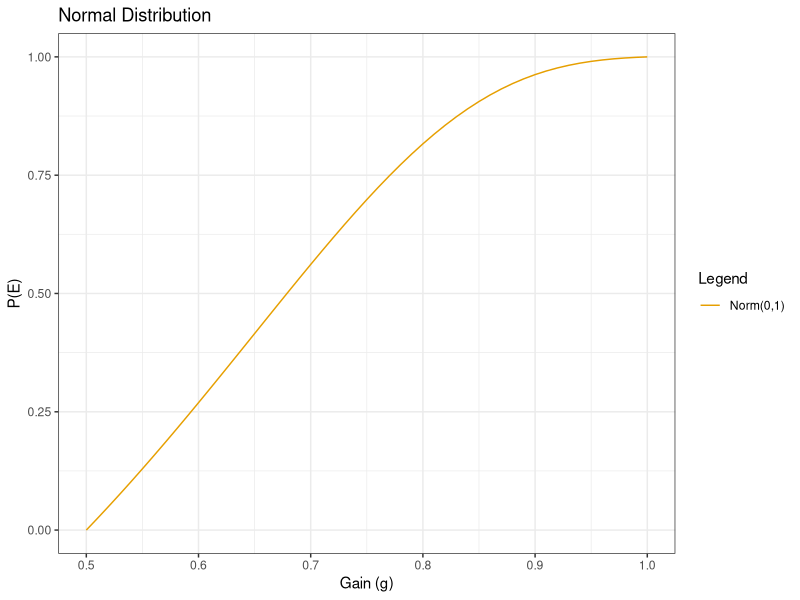
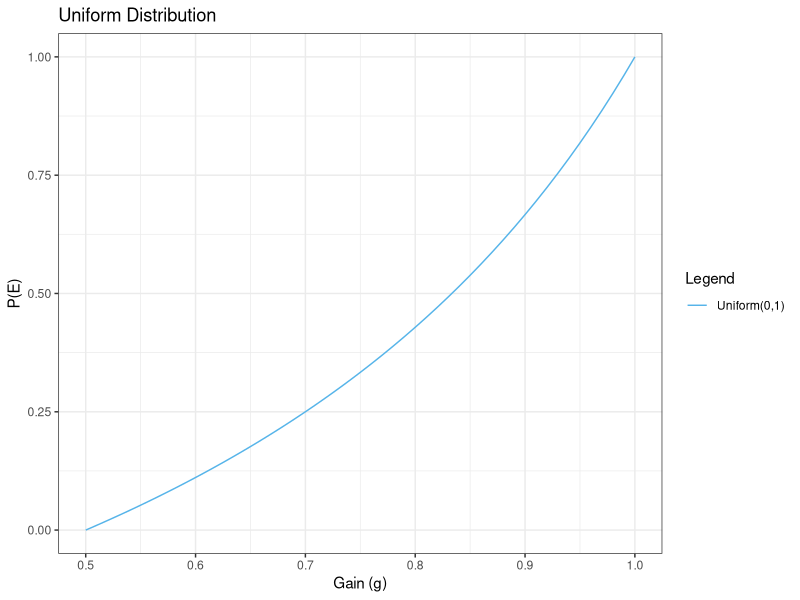
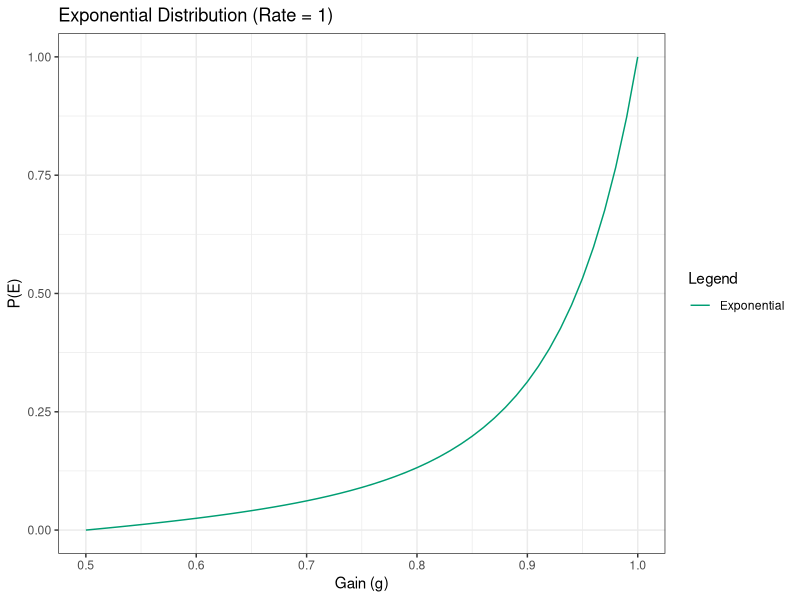
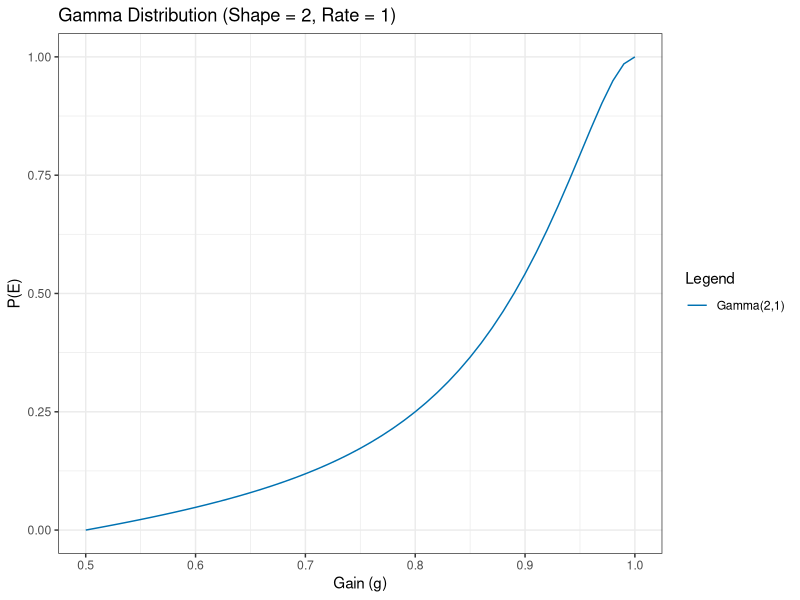
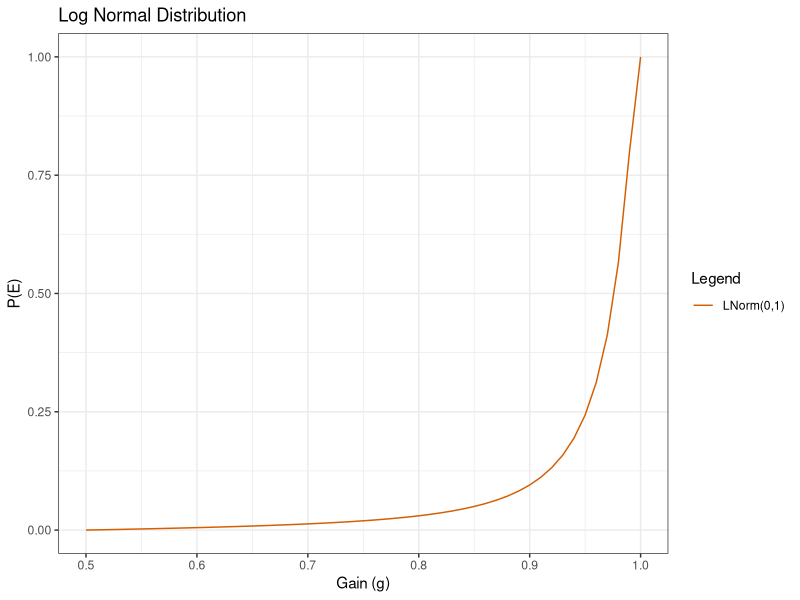
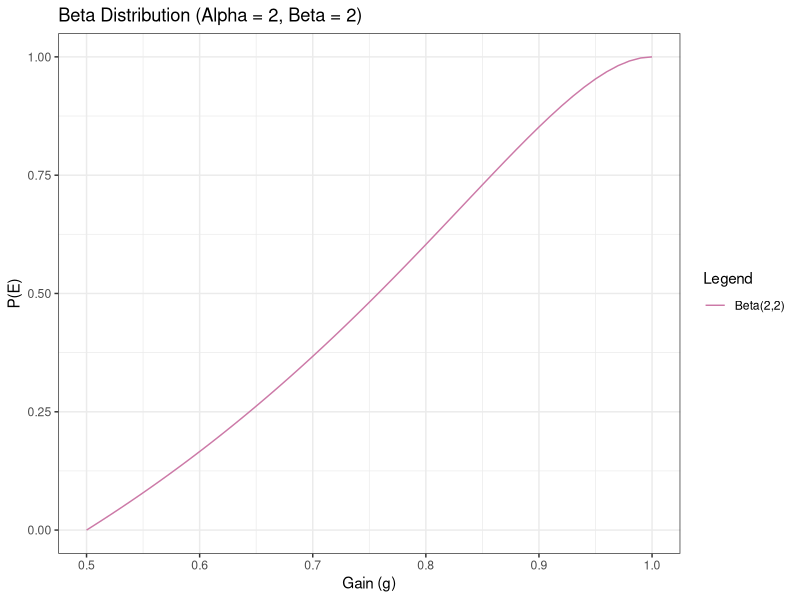
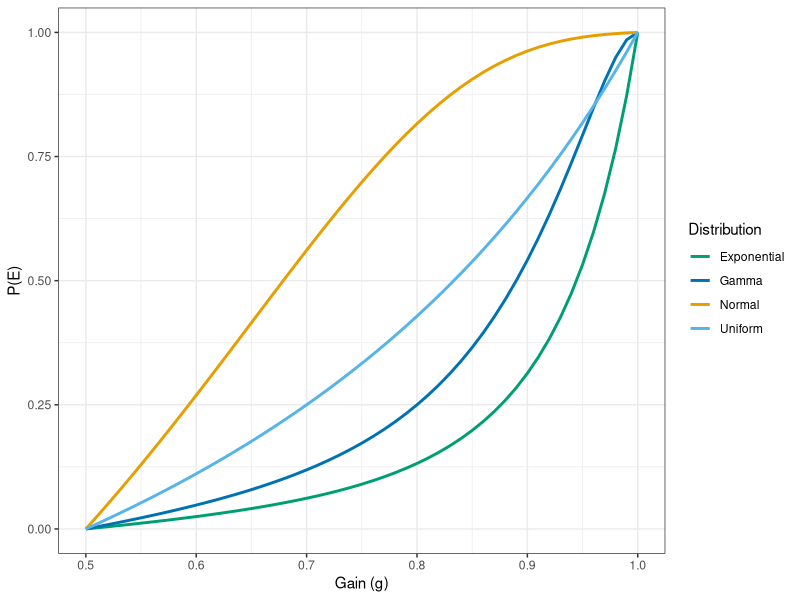

The R source for these figures, in order:
## ---- chunk 1
library(dplyr)
library(ggplot2)
library(patchwork)
## ---- chunk 2
gain_3points_norm <- function(g){
min <- qnorm(0.001)
max <- qnorm(0.999)
left_ep = 1/(3-2*g)*(min+2*max-2*g*max)
right_ep = 1/(3-2*g)*(2*min-2*g*min+max)
term1 = pnorm(left_ep)-pnorm(min)
term2 = pnorm(max)-pnorm(right_ep)
num = term1 + term2
denom = pnorm(max)-pnorm(min)
prob_int = 1 - (num/denom)
return(prob_int)
}
## ---- chunk 3
  df <- data.frame(
  x <- seq(0.5, 1, 0.01),
  y1 <- gain_3points_norm(x)
  )
  colors <- c("Norm(0,1)" = "#E69F00")
  ggplot(df, aes(x)) +
  geom_line(aes(y=y1, color = "Norm(0,1)")) +
  labs(x = "Gain (g)",
  y = "P(E)",
  colour = "Legend",
  title = "Normal Distribution") +
  scale_color_manual(values = colors) +
  theme_bw()
## ---- chunk 4
gain_3points_unif <- function(min, max, g){
prob = 1-((4-4*g)/(3-2*g))
return(prob)
}
## ---- chunk 5
df <- data.frame(
x <- seq(0.5, 1, 0.01),
y1 <- gain_3points_unif(0,1,x)
)
colors <- c("Uniform(0,1)" = "#56B4E9")
ggplot(df, aes(x)) +
geom_line(aes(y=y1, color = "Uniform(0,1)")) +
labs(x = "Gain (g)",
y = "P(E)",
colour = "Legend",
title = "Uniform Distribution") +
scale_color_manual(values = colors) +
theme_bw()
## ---- chunk 6
gain_3points_exp <- function(rate, g){
  
  min <- 0
  max <- qexp(0.999, rate) 

  left_ep  <- 1/(3-2*g) * (min + 2*max - 2*g*max)
  right_ep <- 1/(3-2*g) * (2*min - 2*g*min + max)

  term1 <- pexp(left_ep, rate) - pexp(min, rate)
  term2 <- pexp(max, rate) - pexp(right_ep, rate)

  num   <- term1 + term2
  denom <- pexp(max, rate) - pexp(min, rate)

  prob_int <- 1 - (num/denom)
  return(prob_int)
}
## ---- chunk 7
x <- seq(0.5, 1, 0.01)
df <- data.frame(
  x  = x,
  y1 = gain_3points_exp(rate = 1, g = x)   
)


colors <- c("Exponential" = "#009E73")

ggplot(df, aes(x)) +
  geom_line(aes(y = y1, color = "Exponential")) +
  labs(x = "Gain (g)",
       y = "P(E)",
       colour = "Legend",
       title = "Exponential Distribution (Rate = 1)") +
  scale_color_manual(values = colors) +
  theme_bw()

## ---- chunk 8
gain_3points_gamma <- function(shape, rate, g){
  min <- 0
  max <- qgamma(0.999, shape=shape, rate=rate)
  

  left_ep  <- 1/(3 - 2*g) * (min + 2*max - 2*g*max)
  right_ep <- 1/(3 - 2*g) * (2*min - 2*g*min + max)
  

  term1 <- pgamma(left_ep, shape=shape, rate=rate) - pgamma(min, shape=shape, rate=rate)
  term2 <- pgamma(max, shape=shape, rate=rate) - pgamma(right_ep, shape=shape, rate=rate)
  
  num   <- term1 + term2
  denom <- pgamma(max, shape=shape, rate=rate) - pgamma(min, shape=shape, rate=rate)
  
  prob_int <- 1 - (num/denom)
  return(prob_int)
}
## ---- chunk 9

x <- seq(0.5, 1, 0.01)
df <- data.frame(
  x  = x,
  y1 = gain_3points_gamma(shape = 2, rate = 1, g = x)
)

colors <- c("Gamma(2,1)" = "#0072b2")

ggplot(df, aes(x)) +
  geom_line(aes(y = y1, color = "Gamma(2,1)")) +
  labs(x = "Gain (g)",
       y = "P(E)",
       colour = "Legend",
       title = "Gamma Distribution (Shape = 2, Rate = 1)") + 
  scale_color_manual(values = colors) +
  theme_bw()

## ---- chunk 10
gain_3points_lnorm <- function(g){
min <- 0
max <- qlnorm(0.999)
left_ep = 1/(3-2*g)*(min+2*max-2*g*max)
right_ep = 1/(3-2*g)*(2*min-2*g*min+max)
term1 = plnorm(left_ep)-plnorm(min)
term2 = plnorm(max)-plnorm(right_ep)
num = term1 + term2
denom = plnorm(max)-plnorm(min)
prob_int = 1 - (num/denom)
return(prob_int)
}
## ---- chunk 11
df <- data.frame(
x <- seq(0.5, 1, 0.01),
y1 <- gain_3points_lnorm(x)
)
colors <- c("LNorm(0,1)" = "#D55E00")
ggplot(df, aes(x)) +
geom_line(aes(y=y1, color = "LNorm(0,1)")) +
labs(x = "Gain (g)",
y = "P(E)",
colour = "Legend",
title = "Log Normal Distribution")  +
scale_color_manual(values = colors) +
theme_bw()
## ---- chunk 12
gain_3points_beta <- function(shape1, shape2, g){
min <- 0
max <- 1
left_ep = 1/(3-2*g)*(min+2*max-2*g*max)
right_ep = 1/(3-2*g)*(2*min-2*g*min+max)
term1 = pbeta(left_ep, shape1 = shape1, shape2 = shape2)-pbeta(min, shape1 = shape1, shape2 = shape2)
term2 = pbeta(max, shape1 = shape1, shape2 = shape2)- pbeta(right_ep, shape1 = shape1, shape2 = shape2)
num = term1 + term2
denom = pbeta(max, shape1 = shape1, shape2 = shape2)-pbeta(min, shape1 = shape1, shape2 = shape2)
prob_int = 1 - (num/denom)
return(prob_int)
}
## ---- chunk 13
df <- data.frame(
x <- seq(0.5, 1, 0.01),
y1 <- gain_3points_beta(shape1 = 2, shape2 = 2, g = x)
)
colors <- c("Beta(2,2)" = "#CC79A7")
ggplot(df, aes(x)) +
geom_line(aes(y=y1, color = "Beta(2,2)")) +
labs(x = "Gain (g)",
y = "P(E)",
colour = "Legend",
title = "Beta Distribution (Alpha = 2, Beta = 2)") +
scale_color_manual(values = colors) +
theme_bw()
## ---- chunk 14

x <- seq(0.5, 1, 0.01)


df_all <- bind_rows(
  data.frame(
    x = x,
    y = gain_3points_norm(x),
    dist = "Normal"
  ),
  data.frame(
    x = x,
    y = gain_3points_unif(0,1,x),
    dist = "Uniform"
  ),
  data.frame(
    x = x,
    y = gain_3points_exp(rate = 1, g = x),
    dist = "Exponential"
  ),
  data.frame(
    x = x,
    y = gain_3points_gamma(shape = 2, rate = 1, g = x),
    dist = "Gamma"
  )
)

#Colors
dist_colors <- c(
  "Normal"     = "#E69F00",
  "Uniform"    = "#56B4E9",
  "Exponential"  = "#009E73",
  "Gamma"      = "#0072B2"
)

#Combined Plot
plot_all <- ggplot(df_all, aes(x, y, color = dist)) +
  geom_line(size = 1) +
  labs(x = "Gain (g)",
       y = "P(E)",
       color = "Distribution") +
  scale_color_manual(values = dist_colors) +
  theme_bw() +
  theme(legend.position = "right")

plot_all

